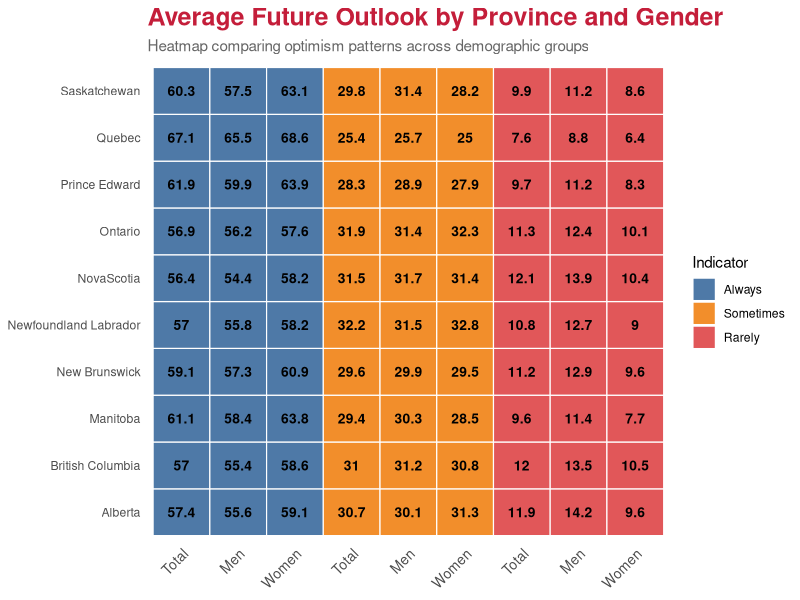

Generate this figure with R:
# Slide 5: Average Future Outlook by Province and Gender
rm(list = ls()); cat("\014")

library(dplyr)
library(ggplot2)
library(readr)

# Load cleaned dataset
futout_clean <- read_csv("Future_Outlook_Clean.csv")

# Prepare province-level average data by gender
prov_heatmap_gender <- futout_clean %>%
  filter(Geography != "Canada",
         Gender %in% c("Total", "Men", "Women")) %>%
  mutate(
    Geography = gsub("_", " ", Geography),
    Indicators = factor(Indicators, levels = c("Always", "Sometimes", "Rarely")),
    Gender = factor(Gender, levels = c("Total", "Men", "Women"))
  ) %>%
  group_by(Geography, Indicators, Gender) %>%
  summarise(
    AvgPercent = round(mean(Percent, na.rm = TRUE), 1),
    .groups = "drop"
  ) %>%
  
  # Create internal combined column for positioning
  mutate(
    Column = paste(Indicators, Gender, sep = "_"),
    
    # Simplify label shown on the x-axis
    Label = Gender
  )

# Order columns properly
column_order <- c(
  "Always_Total", "Always_Men", "Always_Women",
  "Sometimes_Total", "Sometimes_Men", "Sometimes_Women",
  "Rarely_Total", "Rarely_Men", "Rarely_Women"
)

prov_heatmap_gender$Column <- factor(prov_heatmap_gender$Column,
                                     levels = column_order)

# Plot heatmap
plot_heat_gender <- ggplot(prov_heatmap_gender,
                           aes(x = Column, y = Geography, fill = Indicators)) +
  
  geom_tile(color = "white", linewidth = 0.4) +
  
  geom_text(aes(label = AvgPercent),
            color = "black", size = 3.5, fontface = "bold") +
  
  scale_fill_manual(values = c(
    "Always"    = "#4E79A7",
    "Sometimes" = "#F28E2B",
    "Rarely"    = "#E15759"
  )) +
  
  # Replace x-axis text with simplified Gender labels
  scale_x_discrete(labels = prov_heatmap_gender$Label) +
  
  labs(
    title = "Average Future Outlook by Province and Gender",
    subtitle = "Heatmap comparing optimism patterns across demographic groups",
    fill = "Indicator"
  ) +
  
  theme_minimal(base_size = 11) +
  theme(
    axis.title = element_blank(),
    axis.text.x = element_text(angle = 45, hjust = 1, size = 10),
    plot.title = element_text(size = 18, face = "bold", color = "#C41E3A"),
    plot.subtitle = element_text(size = 11, color = "gray40"),
    panel.grid = element_blank(),
    legend.position = "right"
  )

print(plot_heat_gender)
